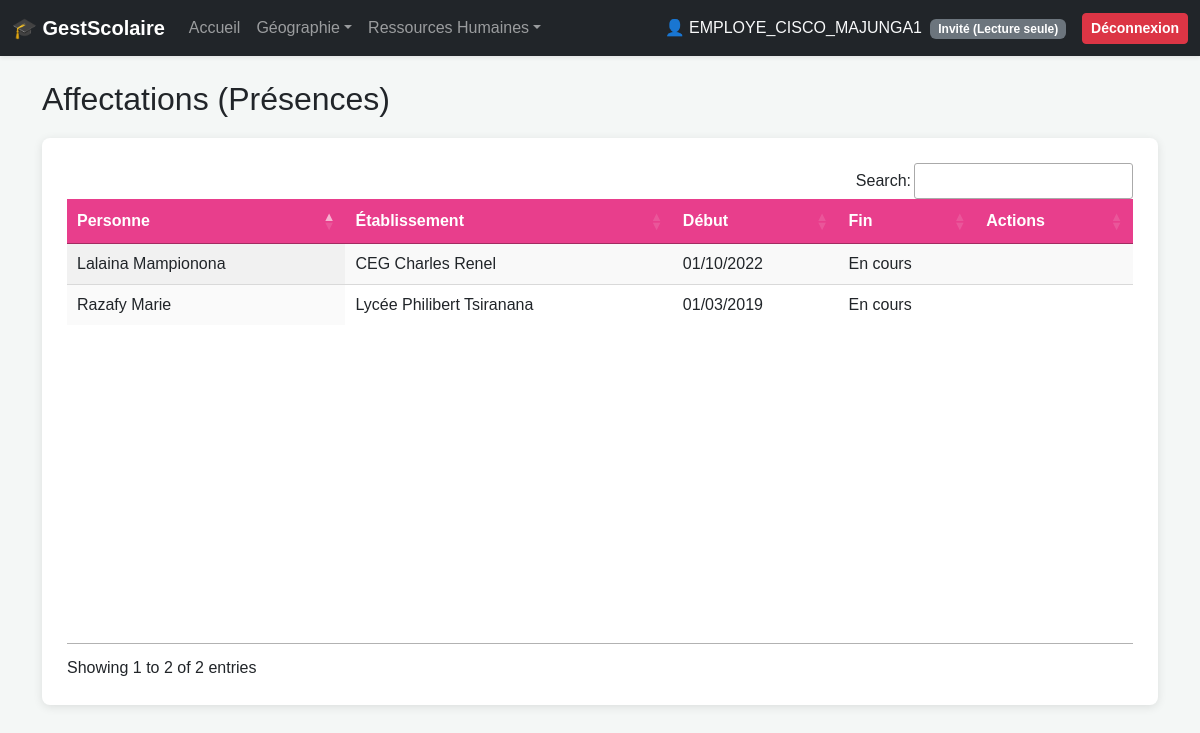
The page /presence/ (signed in) on the database its author committed.
### gestion_scolaire/models.py (models this page shows, shortened)
class UserProfile(models.Model):
    ROLES = (
        ('ADMIN', 'Administrateur National'),
        ('DREN', 'Responsable DREN'),
        ('CISCO', 'Responsable CISCO'),
        ('ZAP', 'Responsable ZAP'),
        ('FOKONTANY', 'Responsable Fokontany'),
        ('ETAB', 'Directeur Établissement'),
        ('INVITE', 'Invité (Lecture seule)'),
    )
    user = models.OneToOneField(User, on_delete=models.CASCADE, related_name='profile')
    role = models.CharField(max_length=20, choices=ROLES, default='INVITE')
    can_add = models.BooleanField(default=False, verbose_name="Peut Ajouter")
    can_edit = models.BooleanField(default=False, verbose_name="Peut Modifier")
    can_delete = models.BooleanField(default=False, verbose_name="Peut Supprimer")
    dren_assignee = models.ForeignKey(Dren, on_delete=models.SET_NULL, null=True, blank=True)
    cisco_assignee = models.ForeignKey(Cisco, on_delete=models.SET_NULL, null=True, blank=True)
    zap_assignee = models.ForeignKey(Zap, on_delete=models.SET_NULL, null=True, blank=True)
    fokontany_assignee = models.ForeignKey(Fokontany, on_delete=models.SET_NULL, null=True, blank=True)
    etablissement_assignee = models.ForeignKey(Etablissement, on_delete=models.SET_NULL, null=True, blank=True)

class Presence(models.Model):
    personne = models.ForeignKey(LienPortfolio, on_delete=models.CASCADE, related_name='presences')
    etablissement = models.ForeignKey(Etablissement, on_delete=models.CASCADE, related_name='presences')
    date_debut = models.DateField(verbose_name="Date de début")
    date_fin = models.DateField(null=True, blank=True, verbose_name="Date de fin")
    class Meta:
        unique_together = ('personne', 'etablissement', 'date_debut')
        verbose_name = "Présence"
        verbose_name_plural = "Présences"

class LienPortfolio(models.Model):
    cin = models.CharField(max_length=20, unique=True, verbose_name="Numéro de CIN")
    nom_prenom = models.CharField(max_length=150, verbose_name="Nom et Prénom")
    lien = models.URLField(max_length=255, verbose_name="Lien du portfolio")
    etablissements = models.ManyToManyField(Etablissement, through='Presence', related_name='liens_portfolio')

class Etablissement(models.Model):
    nom = models.CharField(max_length=150)
    fokontany = models.ForeignKey(Fokontany, on_delete=models.CASCADE, related_name='etablissements')
    class Meta: unique_together = ('nom', 'fokontany')

### gestion_scolaire/views.py (the view, shortened to what this page needs)
# urls.py: path('presence/', views.manage_presence, name='manage_presence'),
@login_required
def manage_presence(request, id=None):
    instance = get_object_or_404(Presence, id=id) if id else None
    personnes = filter_queryset_by_user(LienPortfolio.objects.all(), request.user, 'portfolio').order_by('nom_prenom')
    presences = filter_queryset_by_user(Presence.objects.select_related('personne', 'etablissement__fokontany__zap__cisco__dren'), request.user, 'presence').order_by('-date_debut')
    return render(request, 'manage_presence.html', {'presences': presences, 'personnes': personnes, 'edit_obj': instance})

### gestion_scolaire/templates/manage_presence.html (shortened to what this page needs)
{% extends 'base.html' %}
{% block content %}
<h2>Affectations (Présences)</h2>
<div class="container-custom">
    <div class="table-section">
        <table id="dataTable" class="display nowrap" style="width:100%">
            <thead><tr style="background:#e83e8c; color:white;"><th>Personne</th><th>Établissement</th><th>Début</th><th>Fin</th><th>Actions</th></tr></thead>
            <tbody>
                {% for pres in presences %}<tr><td>{{ pres.personne.nom_prenom }}</td><td>{{ pres.etablissement.nom }}</td><td>{{ pres.date_debut|date:"d/m/Y" }}</td><td>{% if pres.date_fin %}{{ pres.date_fin|date:"d/m/Y" }}{% else %}En cours{% endif %}</td><td>
                </td></tr>{% endfor %}
            </tbody>
        </table>
    </div>
</div>
{% endblock %}

### gestion_scolaire/templates/base.html (shortened to what this page needs)
<!DOCTYPE html>
<html lang="fr">
<head>
    <link href="https://cdn.jsdelivr.net/npm/bootstrap@5.3.2/dist/css/bootstrap.min.css" rel="stylesheet">
    <link rel="stylesheet" type="text/css" href="https://cdn.datatables.net/1.13.6/css/jquery.dataTables.css">
    <link rel="stylesheet" type="text/css" href="https://cdn.datatables.net/buttons/2.4.1/css/buttons.dataTables.min.css">
</head>
<body>
    {% if user.is_authenticated %}
    <nav class="navbar navbar-expand-lg navbar-dark bg-dark sticky-top shadow-sm">
        <div class="container-fluid">
            <a class="navbar-brand fw-bold" href="{% url 'index' %}">🎓 GestScolaire</a>
            <div class="collapse navbar-collapse" id="navbarNav">
                <ul class="navbar-nav me-auto mb-2 mb-lg-0">
                    <li class="nav-item"><a class="nav-link" href="{% url 'index' %}">Accueil</a></li>
                    <li class="nav-item dropdown">
                        <a class="nav-link dropdown-toggle" href="#" data-bs-toggle="dropdown">Géographie</a>
                    </li>
                    <li class="nav-item dropdown">
                        <a class="nav-link dropdown-toggle" href="#" data-bs-toggle="dropdown">Ressources Humaines</a>
                    </li>
                </ul>
                <div class="d-flex align-items-center">
                    <span class="navbar-text text-light me-3">
                        👤 {{ request.user.username|upper }} <span class="badge bg-secondary ms-1">{% if request.user.is_superuser %}Admin{% else %}{{ request.user.profile.get_role_display }}{% endif %}</span>
                    </span>
                    <form method="POST" action="{% url 'logout' %}" class="m-0">
                        {% csrf_token %}<button type="submit" class="btn btn-danger btn-sm fw-bold">Déconnexion</button>
                    </form>
                </div>
            </div>
        </div>
    </nav>
    {% endif %}
    <div class="container mt-4">
        {% block content %}{% endblock %}
    </div>
</body>
</html>

### rows shown on the page
Presence: personne.nom_prenom "Lalaina Mampionona", etablissement.nom "CEG Charles Renel", date_debut "01/10/2022", shows "En cours"
Presence: personne.nom_prenom "Razafy Marie", etablissement.nom "Lycée Philibert Tsiranana", date_debut "01/03/2019", shows "En cours"

### other values the page prints
{{ request.user.username|upper }} "EMPLOYE_CISCO_MAJUNGA1"
{{ request.user.profile.get_role_display }} "Invité (Lecture seule)"
